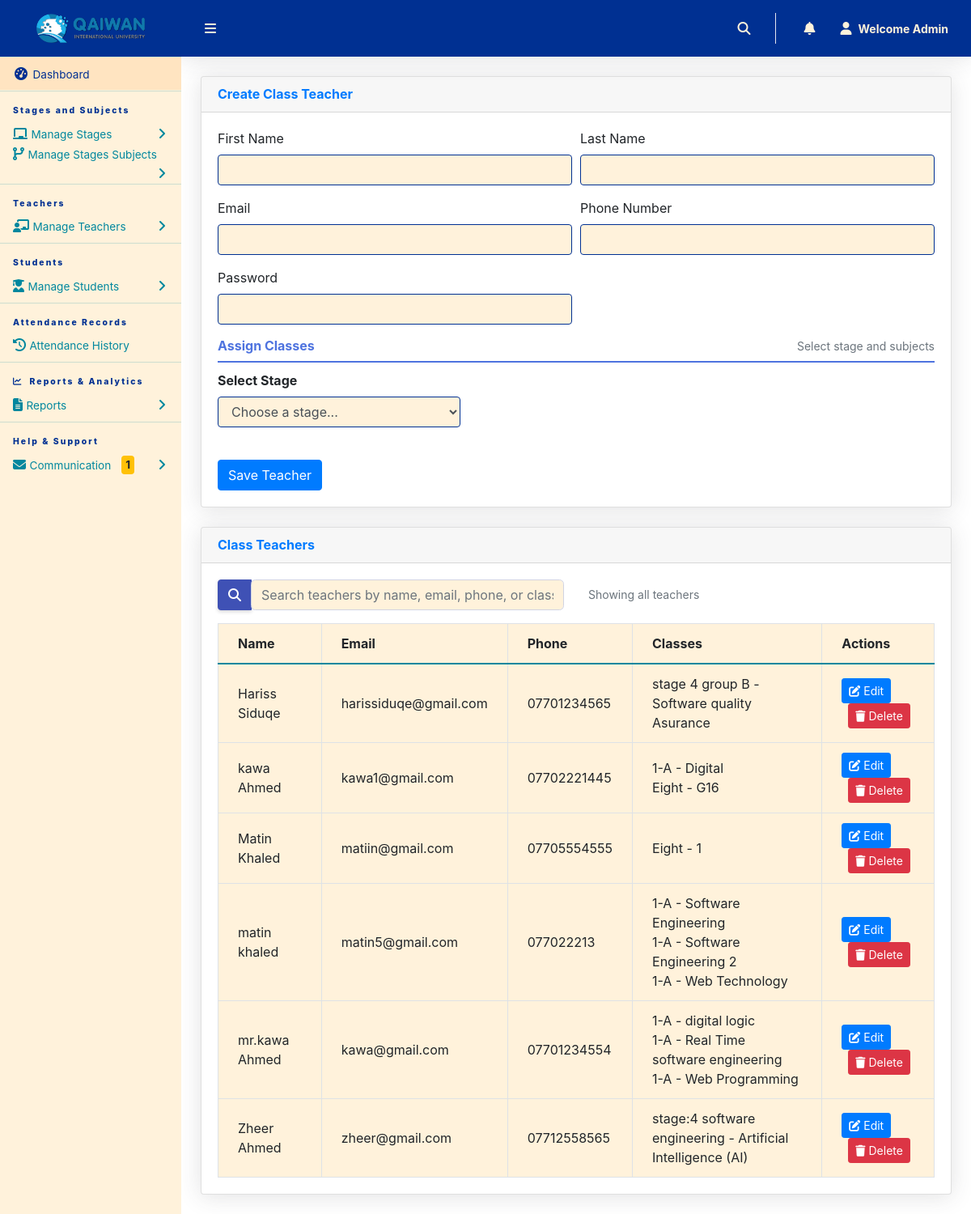
The page /Admin/createClassTeacher.php (signed in) on the database its author committed.
### tables this page shows
CREATE TABLE `tblclassteacher` (
  `Id` int(11) NOT NULL,
  `firstName` varchar(255) NOT NULL,
  `lastName` varchar(255) NOT NULL,
  `emailAddress` varchar(255) NOT NULL,
  `password` varchar(255) NOT NULL,
  `phoneNo` varchar(50) NOT NULL,
  `classId` varchar(10) NOT NULL,
  `classArmId` varchar(10) NOT NULL,
  `dateCreated` varchar(50) NOT NULL,
  `status` tinyint(1) DEFAULT 1
);

### Admin/createClassTeacher.php (the view, shortened to what this page needs)
<?php
include '../Includes/dbcon.php';
$editTeacher = null;
?>
<!DOCTYPE html>
<html lang="en">
<head>
    <link href="../vendor/fontawesome-free/css/all.min.css" rel="stylesheet" type="text/css">
    <link href="../vendor/bootstrap/css/bootstrap.min.css" rel="stylesheet" type="text/css">
    <link href="css/ruang-admin.min.css" rel="stylesheet">
    <link href="css/custom-alerts.css" rel="stylesheet">
</head>
<body id="page-top">
    <div id="wrapper">
        <?php include "Includes/sidebar.php"; ?>
        <div id="content-wrapper" class="d-flex flex-column">
            <div id="content">
                <?php include "Includes/topbar.php"; ?>
                <div class="container-fluid">
                    <div class="row">
                        <div class="col-lg-12">
                            <div class="card mb-4">
                                <div class="card-header">
                                    <h6 class="m-0 font-weight-bold text-primary">Create Class Teacher</h6>
                                </div>
                                <div class="card-body">
                                    <form method="post" class="needs-validation" novalidate>
                                        <div class="form-row">
                                            <div class="col-md-6 mb-3">
                                                <label>First Name</label>
                                                <input type="text" class="form-control" name="firstName" required
                                                       value="<?php echo $editTeacher ? $editTeacher['firstName'] : ''; ?>">
                                            </div>
                                            <div class="col-md-6 mb-3">
                                                <label>Last Name</label>
                                                <input type="text" class="form-control" name="lastName" required
                                                       value="<?php echo $editTeacher ? $editTeacher['lastName'] : ''; ?>">
                                            </div>
                                        </div>
                                        <div class="form-row">
                                            <div class="col-md-6 mb-3">
                                                <label>Email</label>
                                                <input type="email" class="form-control" name="emailAddress" required
                                                       value="<?php echo $editTeacher ? $editTeacher['emailAddress'] : ''; ?>">
                                            </div>
                                            <div class="col-md-6 mb-3">
                                                <label>Phone Number</label>
                                                <input type="tel" class="form-control" name="phoneNo" required
                                                       value="<?php echo $editTeacher ? $editTeacher['phoneNo'] : ''; ?>">
                                            </div>
                                        </div>
                                        <?php if(!$editTeacher) { ?>
                                        <div class="form-row">
                                            <div class="col-md-6 mb-3">
                                                <label>Password</label>
                                                <input type="password" class="form-control" name="password" required>
                                            </div>
                                        </div>
                                        <?php } ?>
                                        <div class="form-row">
                                            <div class="col-12">
                                                <div class="assign-classes-header">
                                                    <h6 class="font-weight-bold">Assign Classes</h6>
                                                    <small class="text-muted">Select stage and subjects</small>
                                                </div>
                                                <div class="form-group mb-4">
                                                    <label for="stageSelect">Select Stage</label>
                                                    <select class="form-control" id="stageSelect">
                                                        <option value="">Choose a stage...</option>
                                                    </select>
                                                </div>
                                            </div>
                                        </div>
                                        <button class="btn btn-primary mt-3" type="submit" name="<?php echo $editTeacher ? 'update' : 'save'; ?>">
                                            <?php echo $editTeacher ? 'Update Teacher' : 'Save Teacher'; ?>
                                        </button>
                                    </form>
                                </div>
                            </div>
                            <div class="card mb-4">
                                <div class="card-header">
                                    <h6 class="m-0 font-weight-bold text-primary">Class Teachers</h6>
                                </div>                                <div class="card-body">
                                    <div class="row mb-3">
                                        <div class="col-md-6">
                                            <div class="input-group">
                                                <div class="input-group-prepend">
                                                    <span class="input-group-text">
                                                        <i class="fas fa-search"></i>
                                                    </span>
                                                </div>
                                                <input type="text" class="form-control" id="teacherSearch" placeholder="Search teachers by name, email, phone, or classes...">
                                            </div>
                                        </div>
                                        <div class="col-md-6">
                                            <small class="text-muted">
                                                <span id="searchResults">Showing all teachers</span>
                                            </small>
                                        </div>
                                    </div>
                                    <div class="table-responsive">
                                        <table class="table table-bordered">
                                            <thead>
                                                <tr>
                                                    <th>Name</th>
                                                    <th>Email</th>
                                                    <th>Phone</th>
                                                    <th>Classes</th>
                                                    <th>Actions</th>
                                                </tr>
                                            </thead>
                                            <tbody>
                                                <?php
                                                $query = "SELECT ct.*,
                                                         GROUP_CONCAT(DISTINCT CONCAT(c.className, ' - ', ca.classArmName)
                                                         SEPARATOR '<br>') as classes
                                                         FROM tblclassteacher ct
                                                         LEFT JOIN teacher_classes tc ON ct.Id = tc.teacher_id
                                                         LEFT JOIN tblclass c ON tc.class_id = c.Id
                                                         LEFT JOIN tblclassarms ca ON tc.class_arm_id = ca.Id
                                                         GROUP BY ct.Id
                                                         ORDER BY ct.firstName, ct.lastName";
                                                $result = $conn->query($query);
                                                while($row = $result->fetch_assoc()) {
                                                    echo "<tr>";
                                                    echo "<td>".$row['firstName']." ".$row['lastName']."</td>";
                                                    echo "<td>".$row['emailAddress']."</td>";
                                                    echo "<td>".$row['phoneNo']."</td>";
                                                    echo "<td>".$row['classes']."</td>";
                                                    echo "<td>
                                                            <a href='?action=edit&Id=".$row['Id']."' class='btn btn-sm btn-primary'>
                                                                <i class='fas fa-edit'></i> Edit
                                                            </a>
                                                            <button class='btn btn-sm btn-danger ml-2 delete-teacher' data-id='".$row['Id']."'>
                                                                <i class='fas fa-trash'></i> Delete
                                                            </button>
                                                          </td>";
                                                    echo "</tr>";
                                                }
                                                ?>
                                            </tbody>
                                        </table>
                                    </div>
                                </div>
                            </div>
                        </div>
                    </div>
                </div>
            </div>
        </div>
    </div>
</body>
</html>

### Admin/Includes/topbar.php (shortened to what this page needs)
<?php
  $query = "SELECT * FROM tbladmin WHERE Id = ".$_SESSION['userId']."";
  $rs = $conn->query($query);
  $rows = $rs->fetch_assoc();
  $fullName = $rows['firstName']." ".$rows['lastName'];
?>
<head>
<link rel="stylesheet" href="https://cdnjs.cloudflare.com/ajax/libs/font-awesome/6.5.1/css/all.min.css">
</head>
<nav class="navbar navbar-expand navbar-light bg-gradient-primary topbar mb-4 static-top">
          <button id="sidebarToggleTop" class="btn btn-link rounded-circle mr-3">
            <i class="fa fa-bars"></i>
          </button>
          <ul class="navbar-nav ml-auto">
            <li class="nav-item dropdown no-arrow">
              <a class="nav-link dropdown-toggle" href="#" id="searchDropdown" role="button" data-toggle="dropdown"
                aria-haspopup="true" aria-expanded="false">
                <i class="fas fa-search fa-fw"></i>
              </a>
            </li>
            <li class="nav-item dropdown no-arrow mx-1">
                <a class="nav-link dropdown-toggle" href="#" id="alertsDropdown" role="button" data-toggle="dropdown" aria-haspopup="true" aria-expanded="false">
                    <i class="fas fa-bell fa-fw"></i>
                </a>
            </li>
            <li class="nav-item dropdown no-arrow">
              <a class="nav-link dropdown-toggle" href="#" id="userDropdown" role="button" data-toggle="dropdown"
                aria-haspopup="true" aria-expanded="false">
                <i class="fa-solid fa-user" style="color: #000000;"></i>
                <span class="ml-2 d-none d-lg-inline text-white small"><b>Welcome <?php echo $fullName;?></b></span>
              </a>
            </li>
          </ul>
        </nav>

### Admin/createClassTeacher.php (style rules this page uses)
.form-group label { font-weight: bold; }
.assign-classes-header { margin-bottom: 10px; padding-bottom: 8px; border-bottom: 2px solid #4e73df; display: flex; align-items: center; justify-content: space-between; }
.assign-classes-header h6 { color: #4e73df; margin: 0; font-weight: 600; }
.btn-sm { padding: .25rem .5rem; font-size: .875rem; line-height: 1.5; border-radius: .2rem; }
.ml-2 { margin-left: .5rem; }
.table td { vertical-align: middle; }
.btn-danger { color: #fff; background-color: #dc3545; border-color: #dc3545; }
#stageSelect { max-width: 300px; }
#teacherSearch { border-radius: 0.35rem; border: 1px solid #d1d3e2; transition: border-color 0.15s ease-in-out, box-shadow 0.15s ease-in-out; }
.input-group-text { background-color: #f8f9fc; border-color: #d1d3e2; color: #5a5c69; }
#searchResults { font-size: 0.875rem; margin-top: 0.5rem; display: inline-block; }

### Admin/Includes/topbar.php (style rules this page uses)
.navbar.bg-gradient-primary { background: #003092 !important; }
.navbar .fa-bars, .navbar .fa-search, .navbar .fa-bell, .navbar .fa-user { color: #FFF2DB !important; }
.navbar .text-white { color: #FFF2DB !important; }

### rows shown on the page
tblclassteacher: firstName "Hariss", lastName "Siduqe", emailAddress "harissiduqe@gmail.com", phoneNo "07701234565", classes "stage 4 group B - Software quality Asurance"
tblclassteacher: firstName "kawa", lastName "Ahmed", emailAddress "kawa1@gmail.com", phoneNo "07702221445", classes "1-A - Digital Eight - G16"
tblclassteacher: firstName "Matin", lastName "Khaled", emailAddress "matiin@gmail.com", phoneNo "07705554555", classes "Eight - 1"
tblclassteacher: firstName "matin", lastName "khaled", emailAddress "matin5@gmail.com", phoneNo "077022213", classes "1-A - Software Engineering 1-A - Software Engineering 2 1-A - Web Technology"
tblclassteacher: firstName "mr.kawa", lastName "Ahmed", emailAddress "kawa@gmail.com", phoneNo "07701234554", classes "1-A - digital logic 1-A - Real Time software engineering 1-A - Web Programming"
tblclassteacher: firstName "Zheer", lastName "Ahmed", emailAddress "zheer@gmail.com", phoneNo "07712558565", classes "stage:4 software engineering - Artificial Intelligence (AI)"

### other values the page prints
$unreadCount "1"
$fullName "Admin"
